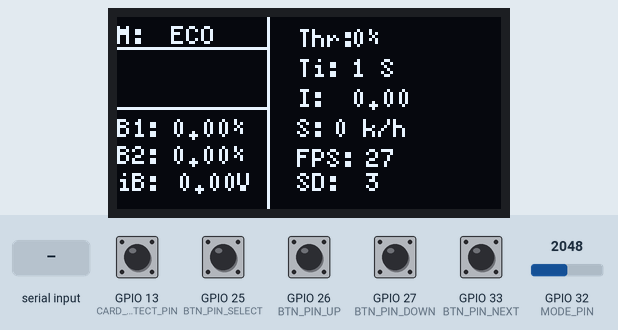
Simulated run of this sketch. Board: ESP32. Parts: 128×64 one-colour display. The test bench sets the inputs (shaded band); at power-on: GPIO 13 (CARD_DETECT_PIN), GPIO 25 (BTN_PIN_SELECT), GPIO 26 (BTN_PIN_UP), GPIO 27 (BTN_PIN_DOWN), GPIO 33 (BTN_PIN_NEXT) HIGH, GPIO 32 (MODE_PIN) = 2048. Storage starts empty; what the sketch prints to the serial monitor is not drawn.

Above: at 1.6 s.
1.7 s: GPIO 33 (BTN_PIN_NEXT) pulled LOW for 0.15 s
At 2.4 s:
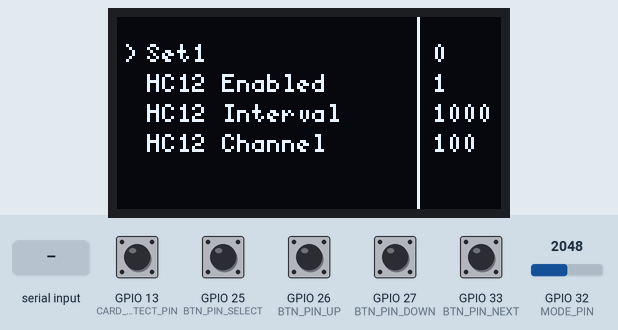
3.3 s: GPIO 26 (BTN_PIN_UP) pulled LOW for 0.15 s
At 4.2 s:
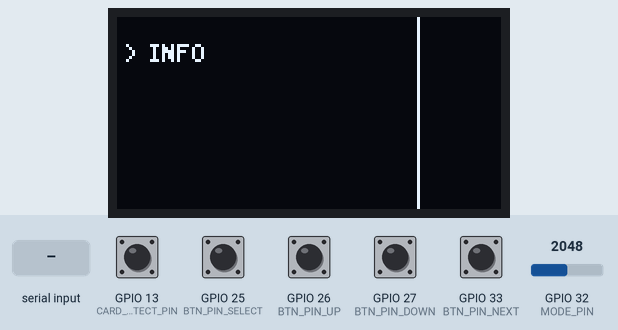
5.0 s: GPIO 25 (BTN_PIN_SELECT) pulled LOW for 0.15 s
At 6.2 s:
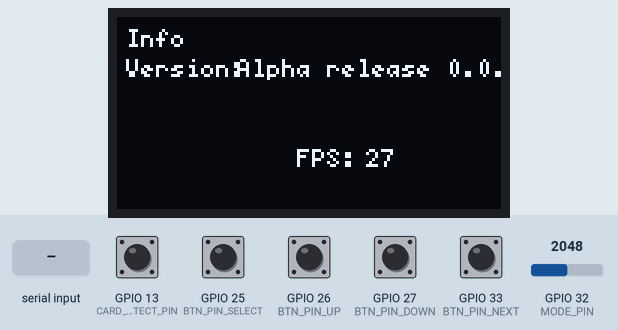
6.6 s: "IT" received over Serial
8.2 s: GPIO 33 (BTN_PIN_NEXT) pulled LOW for 1 s
At 10.6 s:
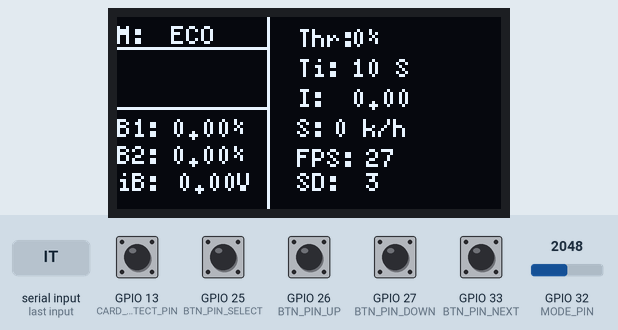
11.5 s: GPIO 32 (MODE_PIN) set to 1538
Timing chart, 0 to 11.9 s (numbered marks = the images above; inputs shaded):
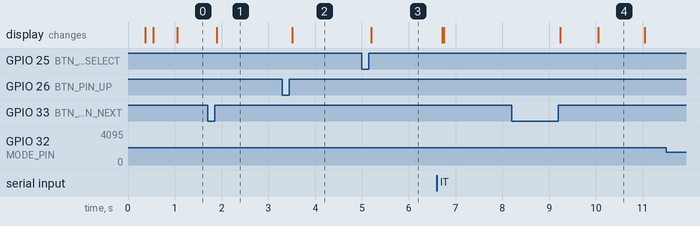

Measured:
- after the input at 1.7 s, the display: changes after 0.20 s (image 1)
- after the input at 3.3 s, the display: changes after 0.21 s (image 2)
- after the input at 5.0 s, the display: changes after 0.20 s (image 3)
- after the input at 8.2 s, the display: first changes after 1.0 s (image 4 shows a later state)

The sketch:

FRONT_MC.ino
```cpp
// Code for the front Micro Controller. Written and compiled by Tom Brouwers. Elements by Elena and Alessandro.
// For use on the 2023/24 PCB boards.
// If you have any questions please email me at tommytom2006@icloud.com - or if ended up deprecating that one, please use tommaxbrouwers@gmail.com

// The code is split up into multiple files.

/*
- Current tasks in this code
    Find a consistent way to process the data into averages for the graphing, since we want to plot the past 30 minutes, not the past 62 incomming (Serial) data points

    Find a way to calculate the time remaining in the system according to the current draw, battery voltages, etc.
    Look at the graphs and find data that the driver - and pit - should know is abnormal and how to combat this during the race. This will likely require real world testing of the car.

    Variale naming conventions
    I have attempted to keep the code as strucutred and organized as possible, but there are certainly improvements to made.

    SD card reliability?
    Expand settings?
    Find more things to add? Such as more stuff for in car debugging?


- Variable and function naming schemes:
  This needs to seriously be cleaned up - not in a very consistent state currently and changes will need to be made.
    Variables referencing pins, all caps with _
    Variables present in the data collection (Over serial), fully UPPER
    Standard variables, camelcase

*/
#include <SD.h>
#include <FS.h>
#include <SPI.h>

#define SERIAL_BUFFER_SIZE 64

// Screen Setup

#include <Wire.h>
#include <U8g2lib.h>
U8G2_SSD1306_128X64_NONAME_F_HW_I2C u8g2(U8G2_R0, /* reset=*/U8X8_PIN_NONE);  // Chnage this to the correct display
//U8G2_SSD1309_128X64_NONAME0_F_HW_I2C u8g2(U8G2_R0, /* reset=*/U8X8_PIN_NONE);

#define ARRAYSIZE 120  // How wide the graphs are in pixels
#define PIXELRANGE 62  // How high the graphs are in pixels

//Logging the performance
int prevTimeLoop = 0;
int FPS;

// PINS
const int BTN_PIN_NEXT = 33;
const int BTN_PIN_SELECT = 25;
const int BTN_PIN_UP = 26;
const int BTN_PIN_DOWN = 27;

const int MODE_PIN = 32;  // Uses the adc and V deviders to allow for everything to work off of one singular pin :) Explaination should be on document later...

const int CARD_DETECT_PIN = 13;

// const int MODE_SWITCH = ; // Commented out as I need more pins :\ .
// Likely a 3 way switch where we can change the car driving mode - Max Efficiency, Slow, Max Speed

// SD Setup
File myFile;
//bool SD_in = false;
String FILE_NAME = "/telem_";
String F_EXTENSION = ".csv";

// Main Vars
int MODE = 0; // Gets sent to rear microcontroller
int speed = 0; // KMPH

// - from serial
float throttle_perc = 0;
int RPM;
float current = 0.0;
float internalBatV = 0.0;
float Bat1V = 0.0;
float Bat2V = 0.0;
float MotorTemp = 0.0;
float controllerTemp = 0.0;
float placeholder_other = 0.0;

// Vars from the screen graphs
byte BatteryV_ARR[ARRAYSIZE]; // Plots the past 30 min of main battery V
//byte InternalBV[ARRAYSIZE]; // Plots the past 30 min of internal microcontroller battery Voltage
byte Current_ARR[ARRAYSIZE]; // Plots the current draw over the past 30 minutes
byte Speed_ARR[ARRAYSIZE];  // Plots the average speed over the past 30 minutes

int ScreenIndex = 0;

// Settings Variables
volatile int settingsLoc = 0;
volatile bool setting_up = false;
volatile bool setting_down = false;
volatile bool SELECTED = false;
const int LENGTH = 7;  // So its hard coded and we dont need to use some weird thing with sizeOf()

// Chnaging this bit requires changing some hard coded parameters further (and above) in the code
String settingPage[7][1] = {
  { "Set1" },
  { "HC12 Enabled" },
  { "HC12 Interval" },
  { "HC12 Channel" },
  { "SD Attached" },
  { "SD Enabled" },
  { "INFO" }
};
volatile int settingVals[7][1] = {
  { 0 },
  { 1 },     // 0 or 1
  { 1000 },  // Increment by 50 ms. Min 100, max 10000.
  { 100 },   // Increment by 1, min 0, max 124?
  { 0 },      // 0 or 1, indicating if SD card is registered and connected
  { 1 },     // 0 or 1
  { -1 }     //Placeholder
};

// Loop Vars
int counter = 0;
volatile int curTime = 0;
volatile int debounceTime = 0;
volatile int page = 0;

volatile int attempts = 2;

String data;

//Second Serial Pins
#define RXD2 16
#define TXD2 17
int packet = 0;
int prevTimeHC12 = 0;
```

Source omitted: Bitmap.ino (data table, 3798 bytes), Main_Functions.ino (17012 bytes)
